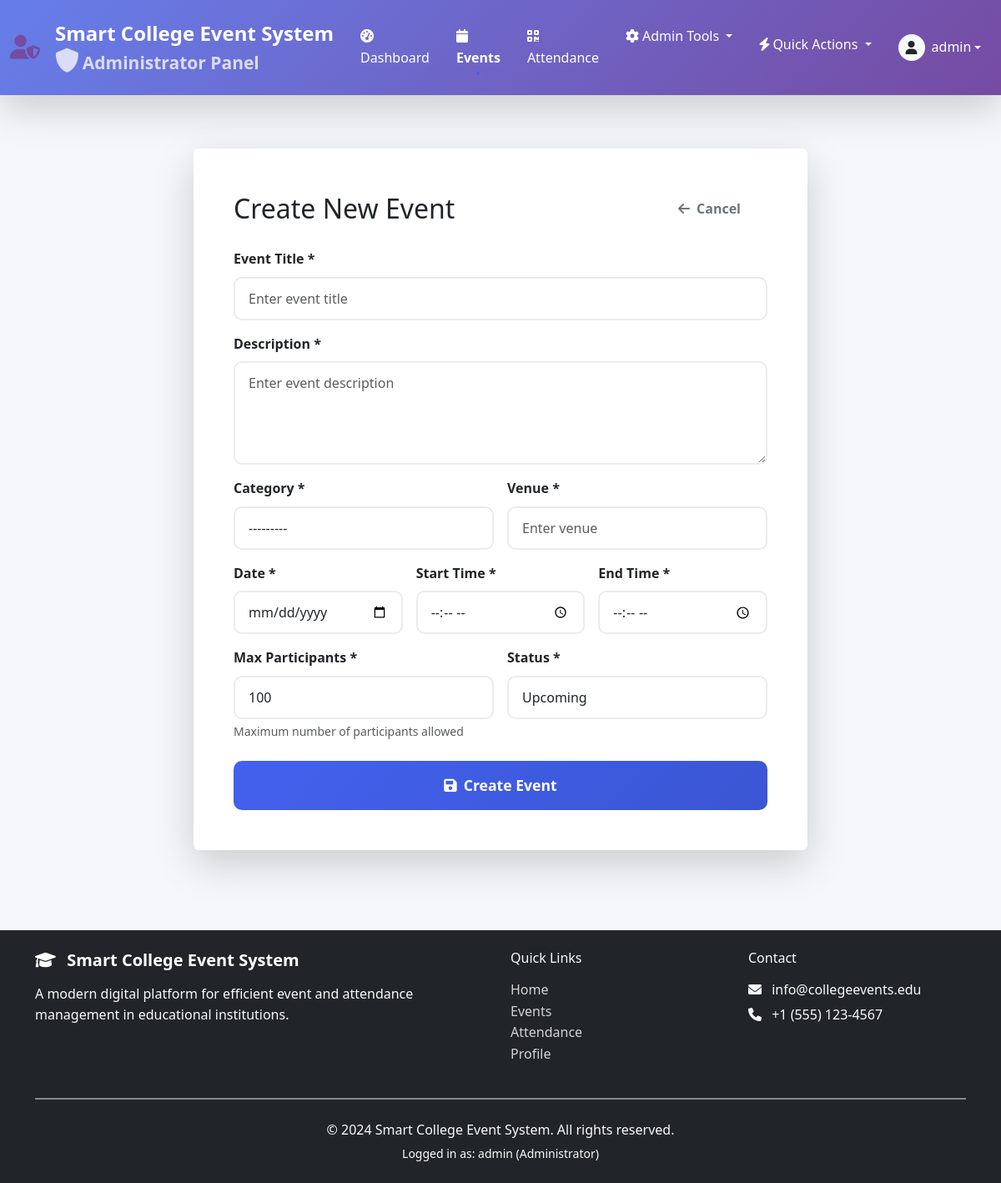
Page /events/create/ (signed in) on the committed database.
### core/models.py (models this page shows, shortened)
class User(AbstractUser):
    ROLE_CHOICES = (
        ('admin', 'Administrator'),
        ('student', 'Student'),
        ('organizer', 'Event Organizer'),
    )
    role = models.CharField(max_length=20, choices=ROLE_CHOICES, default='student')
    student_id = models.CharField(max_length=20, blank=True, null=True, unique=True)
    department = models.CharField(max_length=100, blank=True)
    phone = models.CharField(max_length=15, blank=True)
    profile_picture = models.ImageField(upload_to='profiles/', blank=True, null=True)
    created_at = models.DateTimeField(auto_now_add=True)
    class Meta:
        ordering = ['-date_joined']

### core/views.py (the view)
# urls.py: path('events/create/', views.create_event, name='create_event'),
@login_required
@user_passes_test(is_admin)
def create_event(request):
    if request.method == 'POST':
        form = EventForm(request.POST)
        if form.is_valid():
            event = form.save(commit=False)
            event.organizer = request.user
            event.save()
            if not event.qr_secret:
                event.qr_secret = secrets.token_urlsafe(32)
                event.save()
            messages.success(request, f'Event "{event.title}" created successfully!')
            return redirect('event_detail', event_id=event.event_id)
    else:
        form = EventForm()
    context = {
        'form': form,
        'title': 'Create New Event',
        'submit_text': 'Create Event',
    }
    return render(request, 'crud/event_form.html', context)

### core/models.py (called while the page is built)
def generate_event_id():
    return f"EV{''.join(random.choices(string.ascii_uppercase + string.digits, k=8))}"

### core/views.py (called while the page is built)
def is_admin(user):
    return user.is_authenticated and (user.role == 'admin' or user.is_staff)

### templates/crud/event_form.html (shortened to what this page needs)
{% extends 'base.html' %}
{% load static %}
{% block content %}
<div class="container py-5">
    <div class="row justify-content-center">
        <div class="col-lg-8">
            <div class="card border-0 shadow-lg">
                <div class="card-body p-5">
                    <div class="d-flex justify-content-between align-items-center mb-4">
                        <h2 class="card-title mb-0">{{ title }}</h2>
                        <a href="{% if event %}{% url 'event_detail' event.event_id %}{% else %}{% url 'events' %}{% endif %}"
                           class="btn btn-outline-secondary">
                            <i class="fas fa-arrow-left me-2"></i>Cancel
                        </a>
                    </div>
                    <form method="POST">
                        <div class="row g-3">
                            <div class="col-12">
                                <label class="form-label fw-bold">Event Title *</label>
                                {{ form.title }}
                            </div>
                            <div class="col-12">
                                <label class="form-label fw-bold">Description *</label>
                                {{ form.description }}
                            </div>
                            <div class="col-md-6">
                                <label class="form-label fw-bold">Category *</label>
                                {{ form.category }}
                            </div>
                            <div class="col-md-6">
                                <label class="form-label fw-bold">Venue *</label>
                                {{ form.venue }}
                            </div>
                            <div class="col-md-4">
                                <label class="form-label fw-bold">Date *</label>
                                {{ form.date }}
                            </div>
                            <div class="col-md-4">
                                <label class="form-label fw-bold">Start Time *</label>
                                {{ form.start_time }}
                            </div>
                            <div class="col-md-4">
                                <label class="form-label fw-bold">End Time *</label>
                                {{ form.end_time }}
                            </div>
                            <div class="col-md-6">
                                <label class="form-label fw-bold">Max Participants *</label>
                                {{ form.max_participants }}
                                <div class="form-text">Maximum number of participants allowed</div>
                            </div>
                            <div class="col-md-6">
                                <label class="form-label fw-bold">Status *</label>
                                {{ form.status }}
                            </div>
                        </div>
                        <div class="d-grid mt-4">
                            <button type="submit" class="btn btn-primary btn-lg">
                                <i class="fas fa-save me-2"></i>{{ submit_text }}
                            </button>
                        </div>
                    </form>
                </div>
            </div>
        </div>
    </div>
</div>
{% endblock %}

### templates/base.html (shortened to what this page needs)
{% load static %}
<!DOCTYPE html>
<html lang="en">
<head>
    <link rel="stylesheet" href="https://cdn.jsdelivr.net/npm/bootstrap@5.3.2/dist/css/bootstrap.min.css">
    <link rel="stylesheet" href="https://cdnjs.cloudflare.com/ajax/libs/font-awesome/6.4.0/css/all.min.css">
    <link rel="stylesheet" href="https://cdnjs.cloudflare.com/ajax/libs/animate.css/4.1.1/animate.min.css">
    <link rel="stylesheet" href="{% static 'style.css' %}">
    <link rel="stylesheet" href="https://unpkg.com/leaflet@1.9.4/dist/leaflet.css" />
    <link rel="stylesheet" href="https://cdn.jsdelivr.net/npm/apexcharts@3.41.0/dist/apexcharts.css" />
    <link rel="stylesheet" href="https://cdn.jsdelivr.net/npm/sweetalert2@11/dist/sweetalert2.min.css">
    <link rel="stylesheet" href="https://cdnjs.cloudflare.com/ajax/libs/font-awesome/6.0.0/css/all.min.css">
</head>
<body>
    <nav class="navbar navbar-expand-lg navbar-dark role-nav shadow-lg">
        <div class="container-fluid">
            <a class="navbar-brand d-flex align-items-center" href="/">
                <i
                    class="fas {% if user.role == 'admin' or user.is_staff %}fa-user-shield{% elif user.role == 'student' %}fa-user-graduate{% elif user.role == 'organizer' %}fa-calendar-alt{% else %}fa-graduation-cap{% endif %} me-2 role-icon"></i>
                <div>
                    <div>Smart College Event System</div>
                    {% if user.is_authenticated %}
                    <small class="d-block opacity-75">
                        {% if user.role == 'admin' or user.is_staff %}
                        <i class="fas fa-shield-alt me-1"></i>Administrator Panel
                        {% elif user.role == 'student' %}
                        <i class="fas fa-user me-1"></i>Student Panel
                        {% elif user.role == 'organizer' %}
                        <i class="fas fa-calendar-alt me-1"></i>Organizer Panel
                        {% else %}
                        <i class="fas fa-user me-1"></i>User Panel
                        {% endif %}
                    </small>
                    {% endif %}
                </div>
            </a>
            <div class="collapse navbar-collapse" id="navbarMain">
                {% if user.is_authenticated %}
                <ul class="navbar-nav me-auto">
                    <li class="nav-item">
                        <a class="nav-link" href="{% url 'dashboard' %}">
                            <i class="fas fa-tachometer-alt me-1"></i>Dashboard
                        </a>
                    </li>
                    <li class="nav-item">
                        <a class="nav-link" href="{% url 'events' %}">
                            <i class="fas fa-calendar me-1"></i>Events
                        </a>
                    </li>
                    <li class="nav-item">
                        <a class="nav-link" href="{% url 'attendance' %}">
                            <i class="fas fa-qrcode me-1"></i>Attendance
                        </a>
                    </li>
                    {% if user.role == 'admin' or user.is_staff %}
                    <li class="nav-item dropdown">
                        <a class="nav-link dropdown-toggle" href="#" role="button" data-bs-toggle="dropdown">
                            <i class="fas fa-cog me-1"></i>Admin Tools
                        </a>
                    </li>
                    {% endif %}
                </ul>
                <ul class="navbar-nav ms-auto">
                    <li class="nav-item dropdown">
                        <a class="nav-link dropdown-toggle" href="#" role="button" data-bs-toggle="dropdown">
                            <i class="fas fa-bolt me-1"></i>Quick Actions
                        </a>
                    </li>
                    <li class="nav-item dropdown">
                        <a class="nav-link dropdown-toggle d-flex align-items-center" href="#" role="button"
                            data-bs-toggle="dropdown">
                            {% if user.profile_picture %}
                            <img src="{{ user.profile_picture.url }}" alt="Profile" class="rounded-circle me-2"
                                style="width: 32px; height: 32px; object-fit: cover;">
                            {% else %}
                            <div class="bg-light text-dark rounded-circle d-flex align-items-center justify-content-center me-2"
                                style="width: 32px; height: 32px;">
                                <i class="fas fa-user"></i>
                            </div>
                            {% endif %}
                            <div>
                                <div>{{ user.get_full_name|default:user.username }}</div>
                            </div>
                        </a>
                    </li>
                </ul>
                {% endif %}
            </div>
        </div>
    </nav>
    <main class="{% if user.is_authenticated and user.role == 'student' %}mb-5 pb-3{% endif %}">
        {% block content %}{% endblock %}
    </main>
    <footer class="footer bg-dark text-light mt-5 py-4">
        <div class="container">
            <div class="row">
                <div class="col-md-6">
                    <h5 class="mb-3">
                        <i class="fas fa-graduation-cap me-2"></i>
                        Smart College Event System
                    </h5>
                    <p class="text-light-50 mb-0">
                        A modern digital platform for efficient event and attendance management in educational
                        institutions.
                    </p>
                </div>
                <div class="col-md-3">
                    <h6 class="mb-3">Quick Links</h6>
                    <ul class="list-unstyled">
                        <li><a href="/" class="text-light-50 text-decoration-none">Home</a></li>
                        <li><a href="{% url 'events' %}" class="text-light-50 text-decoration-none">Events</a></li>
                        <li><a href="{% url 'attendance' %}" class="text-light-50 text-decoration-none">Attendance</a>
                        </li>
                        {% if user.is_authenticated %}
                        <li><a href="{% url 'profile' %}" class="text-light-50 text-decoration-none">Profile</a></li>
                        {% endif %}
                    </ul>
                </div>
                <div class="col-md-3">
                    <h6 class="mb-3">Contact</h6>
                    <p class="text-light-50 mb-1">
                        <i class="fas fa-envelope me-2"></i> info@collegeevents.edu
                    </p>
                    <p class="text-light-50 mb-0">
                        <i class="fas fa-phone me-2"></i> +1 (555) 123-4567
                    </p>
                </div>
            </div>
            <hr class="bg-secondary my-4">
            <div class="text-center text-light-50">
                <p class="mb-0">© 2024 Smart College Event System. All rights reserved.</p>
                <small class="d-block mt-1">
                    {% if user.is_authenticated %}
                    Logged in as: {{ user.username }} ({{ user.get_role_display }})
                    {% else %}
                    Please login to access all features
                    {% endif %}
                </small>
            </div>
        </div>
    </footer>
</body>
</html>

### static/style.css (style rules this page uses)
:root { --primary: #4361ee; --primary-dark: #3a56d4; --secondary: #7209b7; --success: #2ec4b6; --danger: #e71d36; --warning: #ff9f1c; --light: #f8f9fa; --dark: #212529; --gray: #6c757d; --light-gray: #e9ecef; --card-shadow: 0 5px 15px rgba(0, 0, 0, 0.08); --hover-shadow: 0 10px 25px rgba(0, 0, 0, 0.12); }
* { margin: 0; padding: 0; box-sizing: border-box; }
body { font-family: 'Segoe UI', Tahoma, Geneva, Verdana, sans-serif; background-color: #f5f7fb; color: var(--dark); line-height: 1.6; min-height: 100vh; }
.navbar { background: linear-gradient(135deg, var(--primary) 0%, var(--secondary) 100%); box-shadow: 0 2px 10px rgba(0, 0, 0, 0.1); padding: 1rem 0; }
.navbar-brand { font-weight: 700; font-size: 1.5rem; color: white !important; display: flex; align-items: center; gap: 10px; }
.navbar-brand i { font-size: 1.8rem; }
.nav-link { color: rgba(255, 255, 255, 0.9) !important; font-weight: 500; padding: 0.5rem 1rem !important; transition: all 0.3s ease; }
.btn { border-radius: 10px; padding: 0.75rem 2rem; font-weight: 600; transition: all 0.3s ease; border: none; }
.btn-primary { background: linear-gradient(135deg, var(--primary) 0%, var(--primary-dark) 100%); border: none; }
.btn-lg { padding: 1rem 2.5rem; font-size: 1.1rem; }
.footer { background: var(--dark); color: white; padding: 3rem 0; margin-top: 4rem; }
.footer h5 { color: white; margin-bottom: 1.5rem; font-weight: 600; }
.footer a { color: rgba(255, 255, 255, 0.8); text-decoration: none; transition: color 0.3s ease; }
.form-control { border: 2px solid var(--light-gray); border-radius: 10px; padding: 0.75rem 1rem; transition: all 0.3s ease; }
.form-label { font-weight: 600; color: var(--dark); margin-bottom: 0.5rem; }
hr { border-top: 2px solid var(--light-gray); opacity: 0.5; }
.container { animation: fadeInUp 0.8s ease; }
html { scroll-behavior: smooth; }

### templates/base.html (style rules this page uses)
.navbar-dark .navbar-brand, .navbar-dark .navbar-nav .nav-link, .navbar-dark .navbar-nav .dropdown-toggle { color: white !important; }

### rows in the picture
User: get_full_name "admin", username "admin", role "Administrator"

### other values in the picture
{{ title }} "Create New Event"
{{ submit_text }} "Create Event"
